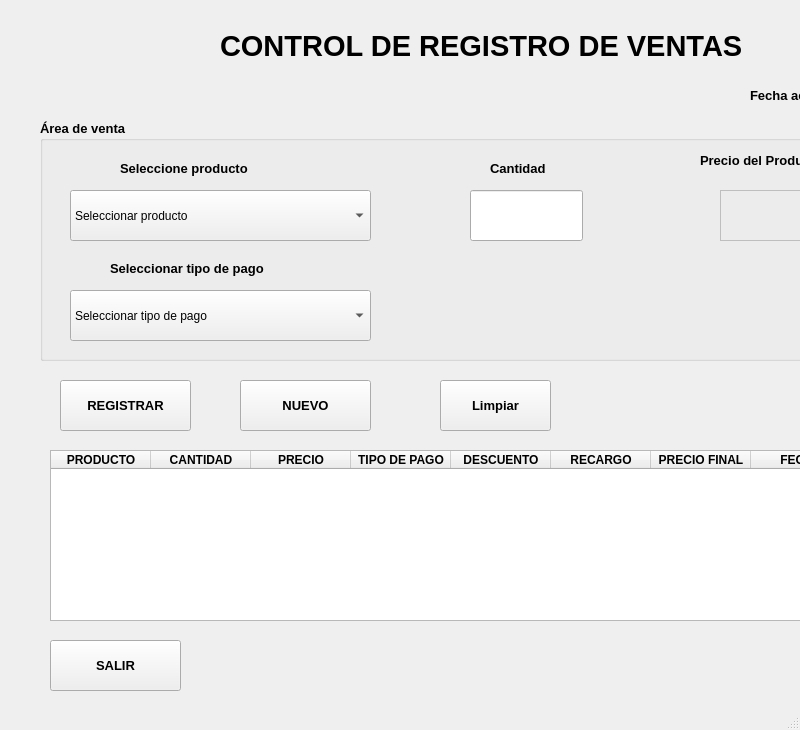
<?xml version="1.0" encoding="UTF-8"?>
<ui version="4.0">
 <class>MainWindow</class>
 <widget class="QMainWindow" name="MainWindow">
  <property name="geometry">
   <rect>
    <x>0</x>
    <y>0</y>
    <width>800</width>
    <height>730</height>
   </rect>
  </property>
  <property name="windowTitle">
   <string>MainWindow</string>
  </property>
  <widget class="QWidget" name="centralwidget">
   <widget class="QLabel" name="lblTex">
    <property name="geometry">
     <rect>
      <x>220</x>
      <y>30</y>
      <width>711</width>
      <height>31</height>
     </rect>
    </property>
    <property name="font">
     <font>
      <pointsize>22</pointsize>
      <weight>75</weight>
      <bold>true</bold>
     </font>
    </property>
    <property name="text">
     <string>CONTROL DE REGISTRO DE VENTAS </string>
    </property>
    <property name="wordWrap">
     <bool>false</bool>
    </property>
   </widget>
   <widget class="QLabel" name="label_2">
    <property name="geometry">
     <rect>
      <x>750</x>
      <y>80</y>
      <width>121</width>
      <height>31</height>
     </rect>
    </property>
    <property name="font">
     <font>
      <pointsize>10</pointsize>
      <weight>75</weight>
      <bold>true</bold>
     </font>
    </property>
    <property name="text">
     <string>Fecha actual:</string>
    </property>
   </widget>
   <widget class="QDateEdit" name="dtFecha">
    <property name="geometry">
     <rect>
      <x>890</x>
      <y>80</y>
      <width>111</width>
      <height>41</height>
     </rect>
    </property>
    <property name="calendarPopup">
     <bool>true</bool>
    </property>
   </widget>
   <widget class="QGroupBox" name="groupBox">
    <property name="geometry">
     <rect>
      <x>40</x>
      <y>120</y>
      <width>1031</width>
      <height>241</height>
     </rect>
    </property>
    <property name="font">
     <font>
      <pointsize>10</pointsize>
      <weight>75</weight>
      <bold>true</bold>
     </font>
    </property>
    <property name="title">
     <string>Área de venta</string>
    </property>
    <widget class="QLabel" name="label_3">
     <property name="geometry">
      <rect>
       <x>80</x>
       <y>40</y>
       <width>201</width>
       <height>16</height>
      </rect>
     </property>
     <property name="font">
      <font>
       <pointsize>10</pointsize>
       <weight>75</weight>
       <bold>true</bold>
      </font>
     </property>
     <property name="text">
      <string>Seleccione producto</string>
     </property>
    </widget>
    <widget class="QComboBox" name="cboProducto">
     <property name="geometry">
      <rect>
       <x>30</x>
       <y>70</y>
       <width>301</width>
       <height>51</height>
      </rect>
     </property>
     <property name="font">
      <font>
       <pointsize>9</pointsize>
       <weight>50</weight>
       <bold>false</bold>
      </font>
     </property>
     <property name="styleSheet">
      <string notr="true">
border-right-color: qlineargradient(spread:pad, x1:0, y1:0, x2:0, y2:1, stop:0 rgba(255, 255, 255, 255), stop:0.495 rgba(255, 255, 255, 255), stop:0.505 rgba(255, 0, 0, 255), stop:1 rgba(255, 0, 0, 255));</string>
     </property>
     <item>
      <property name="text">
       <string>Seleccionar producto</string>
      </property>
     </item>
     <item>
      <property name="text">
       <string>Colección Escolar</string>
      </property>
     </item>
     <item>
      <property name="text">
       <string>Colección PreUniversitaria</string>
      </property>
     </item>
     <item>
      <property name="text">
       <string>Colección Profesional</string>
      </property>
     </item>
    </widget>
    <widget class="QLabel" name="label_4">
     <property name="geometry">
      <rect>
       <x>70</x>
       <y>140</y>
       <width>221</width>
       <height>16</height>
      </rect>
     </property>
     <property name="font">
      <font>
       <pointsize>10</pointsize>
       <weight>75</weight>
       <bold>true</bold>
      </font>
     </property>
     <property name="text">
      <string>Seleccionar tipo de pago</string>
     </property>
    </widget>
    <widget class="QComboBox" name="cboPago">
     <property name="geometry">
      <rect>
       <x>30</x>
       <y>170</y>
       <width>301</width>
       <height>51</height>
      </rect>
     </property>
     <property name="font">
      <font>
       <pointsize>9</pointsize>
       <weight>50</weight>
       <bold>false</bold>
      </font>
     </property>
     <item>
      <property name="text">
       <string>Seleccionar tipo de pago</string>
      </property>
     </item>
     <item>
      <property name="text">
       <string>Contado</string>
      </property>
     </item>
     <item>
      <property name="text">
       <string>Tarjeta</string>
      </property>
     </item>
    </widget>
    <widget class="QLabel" name="label_5">
     <property name="geometry">
      <rect>
       <x>450</x>
       <y>40</y>
       <width>111</width>
       <height>16</height>
      </rect>
     </property>
     <property name="font">
      <font>
       <pointsize>10</pointsize>
       <weight>75</weight>
       <bold>true</bold>
      </font>
     </property>
     <property name="text">
      <string>Cantidad</string>
     </property>
    </widget>
    <widget class="QLineEdit" name="txtCantidad">
     <property name="geometry">
      <rect>
       <x>430</x>
       <y>70</y>
       <width>113</width>
       <height>51</height>
      </rect>
     </property>
    </widget>
    <widget class="QLabel" name="label_6">
     <property name="geometry">
      <rect>
       <x>660</x>
       <y>30</y>
       <width>181</width>
       <height>20</height>
      </rect>
     </property>
     <property name="font">
      <font>
       <pointsize>10</pointsize>
       <weight>75</weight>
       <bold>true</bold>
      </font>
     </property>
     <property name="text">
      <string>Precio del Producto</string>
     </property>
    </widget>
    <widget class="QLabel" name="lblPrecio">
     <property name="enabled">
      <bool>false</bool>
     </property>
     <property name="geometry">
      <rect>
       <x>680</x>
       <y>70</y>
       <width>121</width>
       <height>51</height>
      </rect>
     </property>
     <property name="frameShape">
      <enum>QFrame::Box</enum>
     </property>
     <property name="text">
      <string/>
     </property>
    </widget>
   </widget>
   <widget class="QPushButton" name="btnRegistrar">
    <property name="geometry">
     <rect>
      <x>60</x>
      <y>380</y>
      <width>131</width>
      <height>51</height>
     </rect>
    </property>
    <property name="font">
     <font>
      <pointsize>10</pointsize>
      <weight>75</weight>
      <bold>true</bold>
     </font>
    </property>
    <property name="styleSheet">
     <string notr="true">border-top-color: qlineargradient(spread:pad, x1:0, y1:0, x2:0, y2:1, stop:0 rgba(255, 255, 255, 255), stop:0.495 rgba(255, 255, 255, 255), stop:0.505 rgba(255, 0, 0, 255), stop:1 rgba(255, 0, 0, 255));</string>
    </property>
    <property name="text">
     <string>REGISTRAR</string>
    </property>
   </widget>
   <widget class="QPushButton" name="btnNuevo">
    <property name="geometry">
     <rect>
      <x>240</x>
      <y>380</y>
      <width>131</width>
      <height>51</height>
     </rect>
    </property>
    <property name="font">
     <font>
      <pointsize>10</pointsize>
      <weight>75</weight>
      <bold>true</bold>
     </font>
    </property>
    <property name="text">
     <string>NUEVO</string>
    </property>
   </widget>
   <widget class="QTableWidget" name="tblDatos">
    <property name="geometry">
     <rect>
      <x>50</x>
      <y>450</y>
      <width>1031</width>
      <height>171</height>
     </rect>
    </property>
    <property name="font">
     <font>
      <weight>75</weight>
      <bold>true</bold>
     </font>
    </property>
    <column>
     <property name="text">
      <string>PRODUCTO</string>
     </property>
    </column>
    <column>
     <property name="text">
      <string>CANTIDAD</string>
     </property>
    </column>
    <column>
     <property name="text">
      <string>PRECIO</string>
     </property>
    </column>
    <column>
     <property name="text">
      <string>TIPO DE PAGO</string>
     </property>
    </column>
    <column>
     <property name="text">
      <string>DESCUENTO</string>
     </property>
    </column>
    <column>
     <property name="text">
      <string>RECARGO</string>
     </property>
    </column>
    <column>
     <property name="text">
      <string>PRECIO FINAL</string>
     </property>
    </column>
    <column>
     <property name="text">
      <string>FECHA</string>
     </property>
    </column>
   </widget>
   <widget class="QPushButton" name="btnSalir">
    <property name="geometry">
     <rect>
      <x>50</x>
      <y>640</y>
      <width>131</width>
      <height>51</height>
     </rect>
    </property>
    <property name="font">
     <font>
      <pointsize>10</pointsize>
      <weight>75</weight>
      <bold>true</bold>
     </font>
    </property>
    <property name="text">
     <string>SALIR</string>
    </property>
   </widget>
   <widget class="QPushButton" name="btnlimpiarTabla">
    <property name="geometry">
     <rect>
      <x>440</x>
      <y>380</y>
      <width>111</width>
      <height>51</height>
     </rect>
    </property>
    <property name="font">
     <font>
      <pointsize>10</pointsize>
      <weight>75</weight>
      <bold>true</bold>
     </font>
    </property>
    <property name="text">
     <string>Limpiar</string>
    </property>
   </widget>
  </widget>
  <widget class="QMenuBar" name="menubar">
   <property name="geometry">
    <rect>
     <x>0</x>
     <y>0</y>
     <width>800</width>
     <height>21</height>
    </rect>
   </property>
  </widget>
  <widget class="QStatusBar" name="statusbar"/>
 </widget>
 <resources/>
 <connections/>
</ui>
